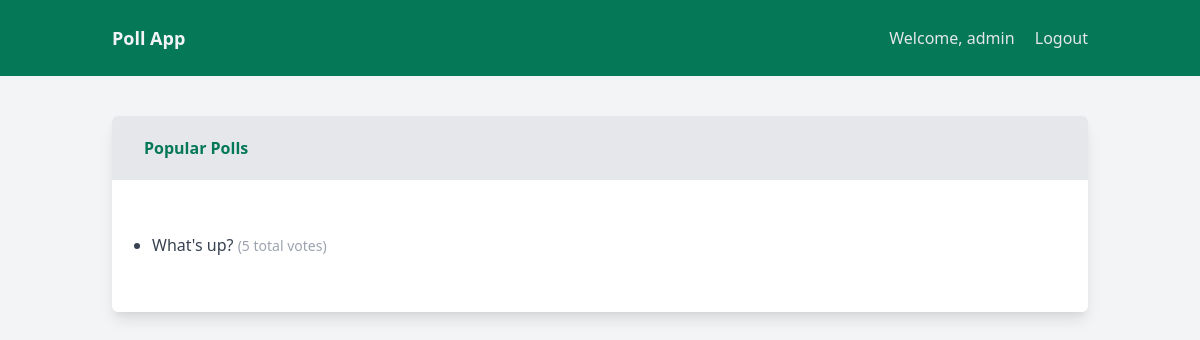
/polls/ (signed in), run on an earlier commit of the app's database.
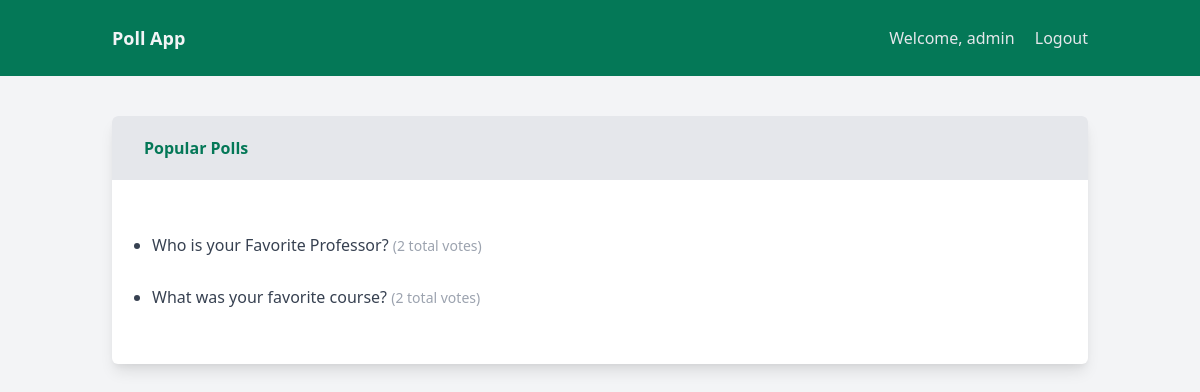
And on a later commit of the database.
### polls/models.py (models this page shows, shortened)
class Question(models.Model):
    question_text = models.CharField(max_length=200)
    pub_date = models.DateTimeField('date published')

### polls/views.py (the view)
# urls.py: path('', views.IndexView.as_view(), name='index'),
@method_decorator(login_required, name='dispatch')
class IndexView(generic.ListView):
    template_name = 'polls/index.html'
    context_object_name = 'latest_question_list'
    def get_queryset(self):
        from django.db.models import Sum
        Question.objects.annotate(total_votes=Sum('choice__votes'))
        return Question.objects.filter(
            pub_date__lte=timezone.now()
        ).annotate(total_votes=Sum('choice__votes')).order_by('total_votes')[:5]

### polls/templates/polls/index.html (shortened to what this page needs)
{% extends "base.html" %}
{% block pagetitle %} Popular Polls {% endblock pagetitle %}
{% block content %}
        {% if latest_question_list %}
            <ul class="list-disc p-4" xmlns="http://www.w3.org/1999/html">
            {% for question in latest_question_list|dictsortreversed:"total_votes" %}
                <li class="py-4">
                    <a class="hover:underline hover:text-green-700" href="{% url 'polls:detail' question.id %}">
                        {{ question.question_text }}</a>
                    <span class="text-sm text-gray-400">({{ question.total_votes}} total votes)</span>
                </li>
            {% endfor %}
            </ul>
        {% else %}
            <p>No polls are available.</p>
        {% endif %}
{% endblock content %}

### polls/templates/base.html (shortened to what this page needs)
<!DOCTYPE html>
<html lang="en">
    <head>
          <link href="https://unpkg.com/tailwindcss@^2/dist/tailwind.min.css" rel="stylesheet">
    </head>
    <body class="bg-gray-100 h-screen antialiased leading-none font-sans">
        <div id="app">
            <header class="bg-green-700 py-6">
                <div class="container mx-auto flex justify-between items-center px-6">
                    <div>
                        <a href="{% url 'polls:index' %}" class="text-lg font-semibold text-gray-100 no-underline">
                            Poll App
                        </a>
                    </div>
                    <nav class="space-x-4 text-gray-200 text-sm sm:text-base">
                        {% if user.is_authenticated  %}
                            <span class="no-underline hover:underline"> Welcome, {{ user.username }}</span>
                            <a class="no-underline hover:underline" href="{% url 'logout' %}">Logout</a>
                        {% else %}
                            <a class="no-underline hover:underline" href="{% url 'login'  %}">Login</a>
                            <a class="no-underline hover:underline" href="{% url 'register' %}">Register</a>
                        {% endif %}
                    </nav>
                </div>
            </header>
        <main class="sm:container sm:mx-auto sm:mt-10">
            <div class="w-full sm:px-6">
                <section class="flex flex-col break-words bg-white sm:border-1 sm:rounded-md sm:shadow-sm sm:shadow-lg">
                    <header class="font-semibold bg-gray-200 text-green-700 py-5 px-6 sm:py-6 sm:px-8 sm:rounded-t-md">
                        {% block pagetitle %} Poll App {% endblock pagetitle %}
                    </header>
                    <div class="w-full p-6">
                        <div class="text-gray-700">
                            {% block content %}
                            {% endblock content %}
                        </div>
                    </div>
                </section>
            </div>
        </main>
        </div>
    </body>
</html>

What changed in the data, as far as the page shows it:
removed Question: question_text "What's up?", total_votes "5"
added Question: question_text "Who is your Favorite Professor?", total_votes "2"
added Question: question_text "What was your favorite course?", total_votes "2"
